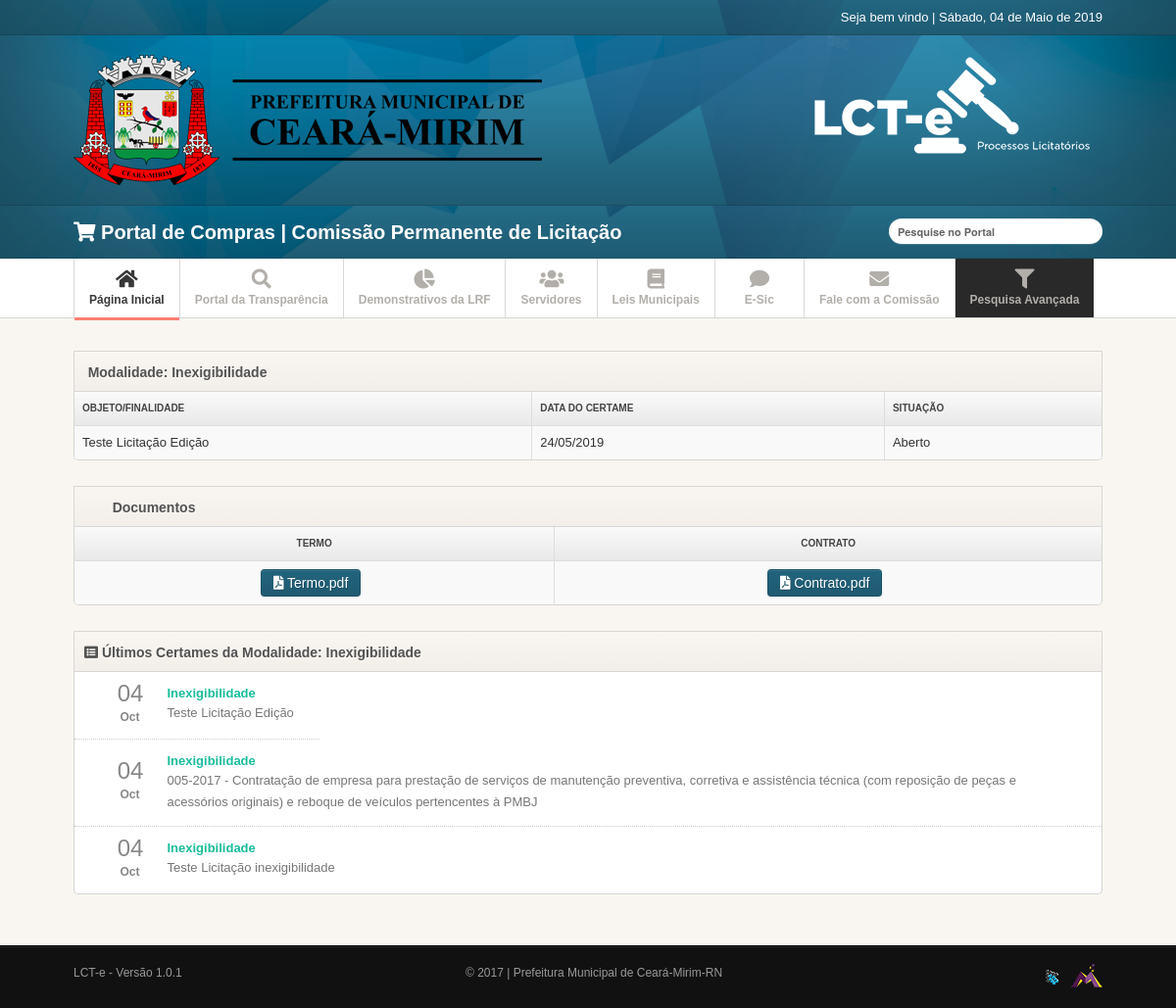
Screenshot of /licitacao-view/inexigibilidade/16 with the database file from the repository.
### tables this page shows
CREATE TABLE `edital_tipo` (
  `id` int(11) NOT NULL,
  `tipo` varchar(255) NOT NULL,
  `pasta` varchar(300) NOT NULL
);

CREATE TABLE `editais` (
  `id` int(11) NOT NULL,
  `ano` year(4) NOT NULL,
  `id_tipo` int(11) NOT NULL,
  `lei` varchar(500) NOT NULL,
  `dataRetirada` date DEFAULT NULL,
  `horaCertame` time DEFAULT NULL,
  `dataCertame` date NOT NULL,
  `descricao` text NOT NULL,
  `link_aviso` varchar(300) DEFAULT NULL,
  `link_edital` varchar(300) DEFAULT NULL,
  `termo_adesao` varchar(220) DEFAULT NULL,
  `contrato` varchar(220) DEFAULT NULL,
  `created` date DEFAULT NULL,
  `id_situacao` int(11) NOT NULL,
  `tags` varchar(300) NOT NULL,
  `dia` varchar(2) NOT NULL,
  `mes` varchar(300) NOT NULL
);

CREATE TABLE `edital_situacao` (
  `id` int(11) NOT NULL,
  `situacao` varchar(255) NOT NULL
);

### backoffice/cpanel/app/Class/Url.class.php (called while the page is built, shortened)
<?php
class Url
{
    private static $url = null;
    private static $baseUrl = null;
    public static function getURL( $id )
    {
        if( isset( self::$url[ $id ] ) )
            return addslashes(self::$url[ $id ]);
        return null;
    }
    public static function getBase()
    {
        if( self::$baseUrl != null )
            return self::$baseUrl;
        $startUrl = strlen( $_SERVER["DOCUMENT_ROOT"] );
        $excludeUrl = substr( $_SERVER["SCRIPT_FILENAME"], $startUrl, -9 );
        if( $excludeUrl[0] == "/" )
            self::$baseUrl = $excludeUrl;
        else
            self::$baseUrl = "/" . $excludeUrl;
        return self::$baseUrl;
    }
    private static function getURLList()
    {
        $startUrl = strlen( $_SERVER["DOCUMENT_ROOT"] ) -1;
        $excludeUrl = substr( $_SERVER["SCRIPT_FILENAME"], $startUrl, -10 );
        $request = $_SERVER['REQUEST_URI'];
        $request = substr( $request, strlen( $excludeUrl ) );
        $urlTmp = explode("?", $request);
        $request = $urlTmp[ 0 ];
        $urlExplodida = explode("/", $request);
        $retorna = array();
        for($a = 0; $a <= count($urlExplodida); $a ++)
        {
            if(isset($urlExplodida[$a]) AND $urlExplodida[$a] != "")
            {
                array_push($retorna, $urlExplodida[$a]);
            }
        }
        self::$url = $retorna;
    }
}
?>

### backoffice/cpanel/app/Class/Licitacao.class.php (called while the page is built, shortened)
<?php
class Licitacao {
    public static function getLicitacoesPorTipo($options,$limit=null){
        $read = new Read();
        $read->getLicitacoes("$options ORDER BY e.created ASC $limit");
        return $read->getResult();
    }
    public static function getNameTipo($pasta){
        $read = new Read();
        $read->ExeRead('edital_tipo','where pasta = "'.$pasta.'"');
        foreach($read->getResult() as $dados){
            extract($dados);
            return $tipo;
        }
    }
    public static function getFindOneLicitacao($options){
        $read = new Read();
        $read->getLicitacoes("where e.id = $options LIMIT 1");
        return $read->getResult();
    }
}

### backoffice/cpanel/app/Conn/Conn.class.php (called while the page is built)
<?php
abstract class Conn {
    private static $Host = HOST;
    private static $User = USER;
    private static $Pass = PASS;
    private static $Bd = BD;
    private static $Connect = null;
    private static function Conectar() {
        try {
            if (self::$Connect == null):
                self::$Connect = new PDO('mysql:host=' . self::$Host . ';dbname=' . self::$Bd, self::$User, self::$Pass);
            endif;
        } catch (PDOException $e) {
            echo 'Message: ' . $e->getMessage();
            die;
        }
        self::$Connect->setAttribute(PDO::ATTR_ERRMODE, PDO::ERRMODE_EXCEPTION);
        return self::$Connect;
    }
    protected static function getConn() {
        return self::Conectar();
    }
}

### backoffice/cpanel/app/Conn/Read.class.php (called while the page is built, shortened)
<?php
class Read extends Conn {
    private $Select;
    private $Result;
    private $Read;
    public function ExeRead($Tabela, $Termos = null, $ParseString = null) {
        $this->Select = "SELECT * FROM {$Tabela} {$Termos}";
        $this->Execute();
    }
    public function getLicitacoes($Termos = null) {
        $this->Select = 'SELECT e.id, e.ano, e.lei, e.id_tipo, e.dataRetirada, e.horaCertame, e.dataCertame, e.descricao, e.link_aviso, e.link_edital, e.termo_adesao, e.contrato, e.created, e.tags, e.dia, e.mes, el.tipo as tipo_edital, el.pasta, els.situacao FROM editais e inner join edital_tipo el on e.id_tipo = el.id inner join edital_situacao els on e.id_situacao = els.id '.$Termos;
        $this->ExecuteSQL();
    }
    public function getResult() {
        return $this->Result;
    }
    private function Connect() {
        $this->Conn = parent::getConn();
        $this->Read = $this->Conn->prepare($this->Select);
        $this->Read->setFetchMode(PDO::FETCH_ASSOC);
    }
    private function Execute() {
        $this->Connect();
        try {
            $this->Read->execute();
            $this->Result = $this->Read->fetchAll();
        } catch (PDOException $e) {
            $this->Result = null;
            echo 'Message: ' . $e->getMessage();
        }
    }
    private function ExecuteSQl() {
        $this->Connect();
        try {
            $this->Read->execute();
            $this->Result = $this->Read->fetchAll();
        } catch (PDOException $e) {
            $this->Result = null;
            echo 'Message: ' . $e->getMessage();
        }
    }
}

### public/views/licitacao-view.php (the view)
<div class="row">
  <div class="span12">
    <div class="widget widget-table action-table">
      <div class="widget-header"> <i class="fa fa-group"></i>
        <h3>Modalidade: <?php echo Licitacao::getNameTipo(Url::getURL(1)) ?></h3>
      </div>
      <div class="widget-content">
        <table class="table table-striped table-bordered">
          <thead>
            <tr>
              <th> OBJETO/FINALIDADE </th>
              <th> DATA DO CERTAME</th>
              <th> SITUAÇÃO</th>
            </tr>
          </thead>
          <tbody>
            <tr>
              <?php $edital = Licitacao::getFindOneLicitacao(Url::getURL(2)) ?>
              <td><?php echo $edital[0]['descricao'] ?></td>
              <td><?php echo date('d/m/Y',strtotime($edital[0]['dataCertame'])) ?></td>
              <td><?php echo $edital[0]['situacao'] ?></td>
            </tr>
          </tbody>
        </table>
      </div>
    </div>
  </div>
  <?php
  if($edital[0]['id_tipo'] == 5 || $edital[0]['id_tipo'] == 6){
    require_once 'tables/tipo-2.php';
  }else{
    require_once 'tables/tipo-1.php';
  }
  ?>
  <div class="span12">
      <div class="widget widget-nopad">
        <div class="widget-header">
          <h3><i class="fa fa-list-alt"></i> Últimos Certames da Modalidade: <?php echo $edital[0]['tipo_edital']; ?></h3>
        </div>
        <div class="widget-content">
          <ul class="news-items">
            <?php
              foreach(Licitacao::getLicitacoesPorTipo('where el.pasta = "'.Url::getURL(1).'"', 'LIMIT 5') as $dados){
                extract($dados);
              ?>
            <li>
              <div class="news-item-date"> <span class="news-item-day"><?php echo $dia ?></span> <span class="news-item-month"><?php echo $mes ?></span> </div>
              <div class="news-item-detail"> <a href="<?php echo Url::getBase() ?>licitacao-view/<?php echo $pasta.'/'.$id ?>" class="news-item-title"><?php echo $tipo_edital; ?></a>
              <p class="news-item-preview"><?php echo $descricao; ?></p>
              </div>
            </li>
            <?php } ?>
          </ul>
        </div>
      </div>
    </div>
</div>

### public/views/tables/tipo-2.php
<div class="span12">
    <div class="widget widget-table action-table">
        <div class="widget-header"> <i class="icon-file"></i>
            <h3>Documentos</h3>
        </div>
        <div class="widget-content">
            <table class="table table-striped table-bordered">
                <thead>
                    <tr>
                        <th class="td-actions"> TERMO </th>
                        <th class="td-actions"> CONTRATO </th>
                    </tr>
                </thead>
                <tbody>
                    <tr>
                        <td class="td-actions">
                            <a
                            href="<?php echo Url::getBase().'backoffice/cpanel/arquivos/editais/'.$edital[0]['ano'].'/'.$edital[0]['pasta'].'/'.$edital[0]['id'].'/'.$edital[0]['termo_adesao']; ?>"
                            target="_blank"
                            class="btn btn-sm btn-success"
                            >
                                <i class="fa fa-file-pdf"></i>
                            <?php echo $edital[0]['termo_adesao']; ?></a>
                        </td>
                        <td class="td-actions">
                            <a
                            href="<?php echo Url::getBase().'backoffice/cpanel/arquivos/editais/'.$edital[0]['ano'].'/'.$edital[0]['pasta'].'/'.$edital[0]['id'].'/'.$edital[0]['contrato']; ?>"
                            target="_blank"
                            class="btn btn-sm btn-success"
                            >
                            <i class="fa fa-file-pdf"></i>
                            <?php echo $edital[0]['contrato']; ?></a>
                        </td>
                    </tr>
                </tbody>
            </table>
        </div>
    </div>
</div>

### public/css/style.css (style rules this page uses)
body { background: #f9f6f1; font: 13px/1.7em 'arial'; }
p { font: 13px/1.7em 'arial'; }
.table td { vertical-align: middle; }
.table-bordered th { background: #E9E9E9; background:-moz-linear-gradient(top, #FAFAFA 0%, #E9E9E9 100%); background:-webkit-gradient(linear, left top, left bottom, color-stop(0%,#FAFAFA), color-stop(100%,#E9E9E9)); background:-webkit-linear-gradient(top, #FAFAFA 0%,#E9E9E9 100%); background:-o-linear-gradient(top, #FAFAFA 0%,#E9E9E9 100%); background:-ms-linear-gradient(top, #FAFAFA 0%,#E9E9E9 100%); background:linear-gradient(top, #FAFAFA 0%,#E9E9E9 100%); filter: progid:DXImageTransform.Microsoft.gradient(startColorstr='#FAFAFA', endColorstr='#E9E9E9'); -ms-filter: "progid:DXImageTransform.Microsoft.gradient(startColorstr='#FAFAFA', endColorstr='#E9E9E9')"; font-size: 10px; color: #444; text-transform: uppercase; }
.widget { position: relative; clear: both; width: auto; margin-bottom: 2em; overflow: hidden; }
.widget-header { position: relative; height: 40px; line-height: 40px; background: #f9f6f1; background:-moz-linear-gradient(top, #f9f6f1 0%, #f2efea 100%); background:-webkit-gradient(linear, left top, left bottom, color-stop(0%,#f9f6f1), color-stop(100%,#f2efea)); background:-webkit-linear-gradient(top, #f9f6f1 0%,#f2efea 100%); background:-o-linear-gradient(top, #f9f6f1 0%,#f2efea 100%); background:-ms-linear-gradient(top, #f9f6f1 0%,#f2efea 100%); background:linear-gradient(top, #f9f6f1 0%,#f2efea 100%); filter: progid:DXImageTransform.Microsoft.gradient(startColorstr='#f9f6f1', endColorstr='#f2efea'); -ms-filter: "progid:DXImageTransform.Microsoft.gradient(startColorstr='#f9f6f1', endColorstr='#f2efea')"; border: 1px solid #d6d6d6; -webkit-background-clip: padding-box; }
.widget-header h3 { position: relative; top: 2px; left: 10px; display: inline-block; margin-right: 3em; font-size: 14px; font-weight: 800; color: #525252; line-height: 18px; text-shadow: 1px 1px 2px rgba(255,255,255,.5); }
.widget-header [class^="icon-"], .widget-header [class*=" icon-"] { display: inline-block; margin-left: 13px; margin-right: -2px; font-size: 16px; color: #555; vertical-align: middle; }
.widget-content { padding: 5px 5px 5px; background: #FFF; border: 1px solid #D5D5D5; -moz-border-radius: 5px; -webkit-border-radius: 5px; border-radius: 5px; }
.widget-header+.widget-content { border-top: none; -webkit-border-top-left-radius: 0; -webkit-border-top-right-radius: 0; -moz-border-radius-topleft: 0; -moz-border-radius-topright: 0; border-top-left-radius: 0; border-top-right-radius: 0; }
.widget-nopad .widget-content { padding: 0; }
.widget-content:before, .widget-content:after { content:""; display:table; }
.widget-content:after { clear:both; }
.widget-content { zoom:1; }
.widget-table .widget-content { padding: 0; }
.widget-table .table { margin-bottom: 0; border: none; }
.widget-table .table tr td:first-child { border-left: none; }
.widget-table .table tr th:first-child { border-left: none; }
.btn-success { background-color: #22647d; }

### public/css/pages/dashboard.css (style rules this page uses)
.news-items { margin: 1em 0 0; }
.news-items li { display: table; padding: 0 2em 0 1.5em; padding-bottom: 1em; margin-bottom: 1em; border-bottom: 1px dotted #CCC; }
.news-items li:last-child { padding-bottom: 0; border: none; }
.news-item-date { display: table-cell; }
.news-item-detail { display: table-cell; }
.news-item-title { font-size: 13px; font-weight: 600; }
.news-item-date { width: 75px; vertical-align: middle; text-align: center; }
.news-item-day { display: block; margin-bottom: .25em; font-size: 24px; color: #888; }
.news-item-preview { margin-bottom: 0; color: #777; }
.news-item-month { display: block; padding-right: 1px; font-size: 12px; font-weight: 600; color: #888; }
.action-table .td-actions { width: 80px; text-align: center; }
.action-table .td-actions .btn { margin-right: .5em; }
.action-table .td-actions .btn:last-child { margin-rigth: 0; }

### rows the page displays
edital_tipo: tipo "Inexigibilidade"
editais: descricao "Teste Licitação Edição", dataCertame "24/05/2019", id_situacao.situacao "Aberto", termo_adesao "Termo.pdf", contrato "Contrato.pdf", id_tipo.tipo "Inexigibilidade", dia "04", mes "Oct"
editais: dia "04", mes "Oct", id_tipo.tipo "Inexigibilidade", descricao "005-2017 - Contratação de empresa para prestação de serviços de manutenção preventiva, corretiva e assistência técnica (com reposição de peças e acessórios originais) e reboque de veículos pertencentes à PMBJ"
editais: dia "04", mes "Oct", id_tipo.tipo "Inexigibilidade", descricao "Teste Licitação inexigibilidade"

### other values shown
Data::getDataExtenso() "Sábado, 04 de Maio de 2019"
